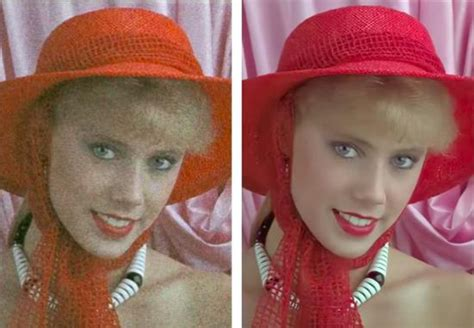
#> input picture data2/Noise.png, 474 x 328 px
$ python tutor_5.py
#> lines starting #> are read from the running program, lines starting #| are printed output that depends on the picture
import cv2 as cv
import numpy as np
import matplotlib.pyplot as plt


def cv_show(name,image):
    cv.imshow(name,image)
    cv.waitKey(0)
    cv.destroyWindow(name)


# [13 lines of commented-out code are left out]
src = cv.imread('./data2/Noise.png')
#> src is the input picture: shape (328, 474, 3); mean B, G, R 92, 99.6, 149.2
median=cv.medianBlur(src,5)
# median=cv.medianBlur(median,5)
res=np.hstack((src,median))
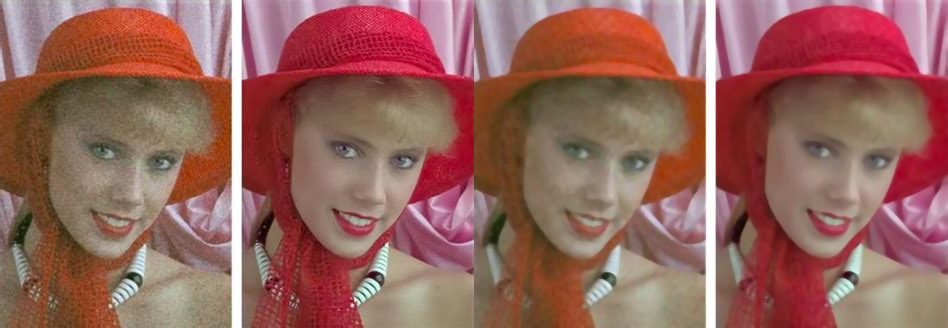
#> res: shape (328, 948, 3); mean B, G, R 91.9, 99.6, 149.2
cv.imshow('res',res)
cv.waitKey(0)
cv.destroyAllWindows()
# [27 lines of commented-out code are left out]

$ run again, with data2/model.png copied over data2/Noise.png
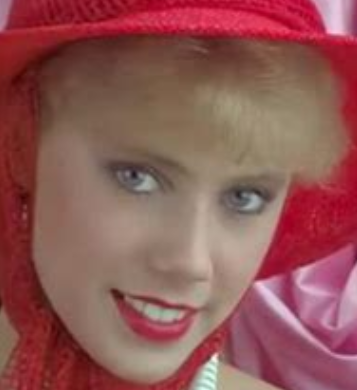
#> input picture data2/model.png, 357 x 390 px
#> src is the input picture: shape (390, 357, 3); mean B, G, R 85, 86.5, 143.3
#> `res=np.hstack((src,median))`:
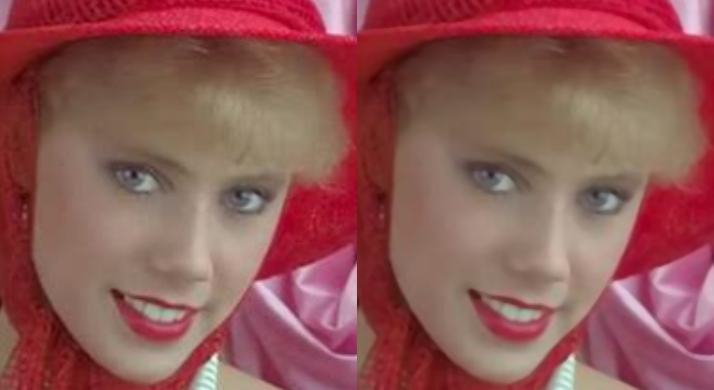
#> res: shape (390, 714, 3); mean B, G, R 84.9, 86.5, 143.2

$ run again, with data2/ysu.png copied over data2/Noise.png
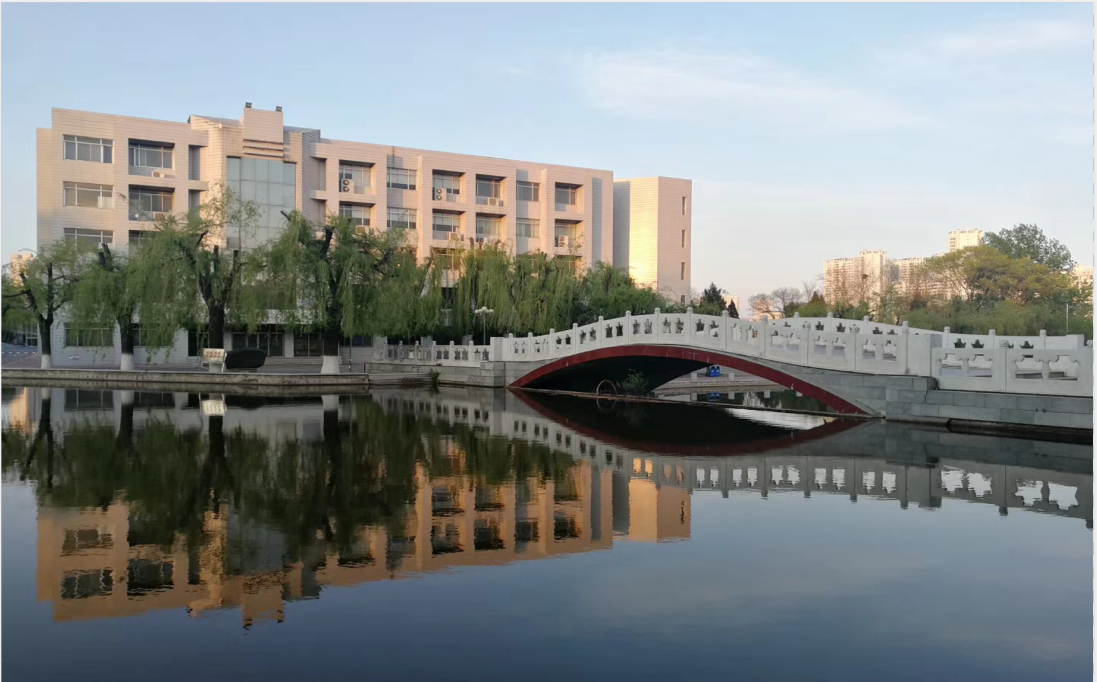
#> input picture data2/ysu.png, 1097 x 682 px
#> src is the input picture: shape (682, 1097, 3); mean B, G, R 132.7, 133, 128.3
#> `res=np.hstack((src,median))`:
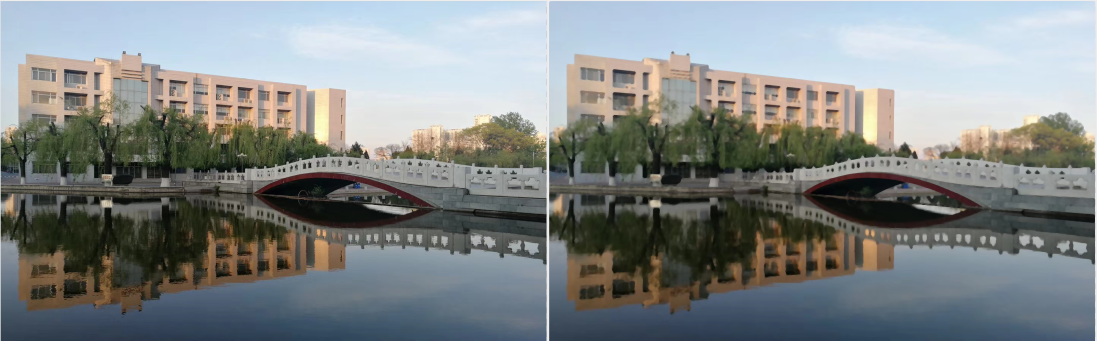
#> res: shape (682, 2194, 3) (shown at 1/2 size); mean B, G, R 132.7, 133.1, 128.4
